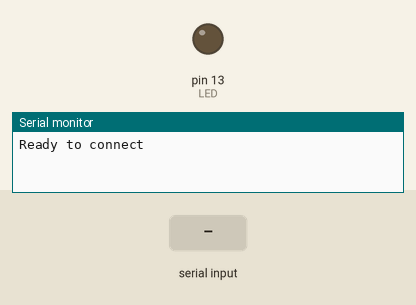
This sketch was run on a simulated Arduino Uno, built with avr-gcc and run on an emulated ATmega328P. Parts: output pins drawn as LEDs (lit = HIGH), the last lines printed to the serial monitor. Inputs (shaded band) come from the test bench.

Above: at 1.2 s.
1.3 s: "1" received over the second serial link
At 2.5 s:
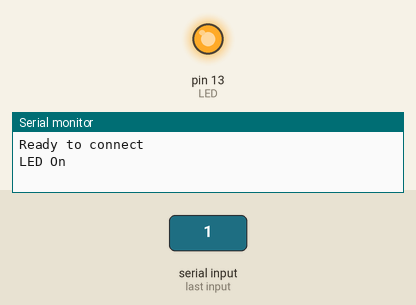
2.8 s: "0" received over the second serial link
At 3.6 s:
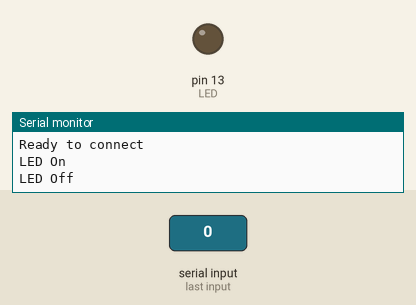
Timing chart, 0 to 5.8 s (numbered marks = the images above; inputs shaded):
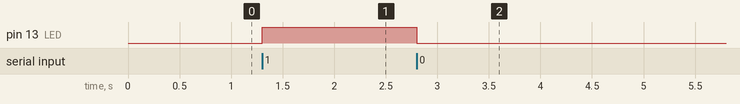

The sketch:

HC-05-LED.ino
```cpp
#include <SoftwareSerial.h>
SoftwareSerial MyBlue(10, 11);
char flag;
int LED = 13;

void setup()
{
  Serial.begin(9600);
  MyBlue.begin(9600);
  pinMode(LED, OUTPUT);
  Serial.println("Ready to connect");
}

void loop()
{
  if (MyBlue.available()){
    flag = MyBlue.read();

  if (flag == '1')
  {
    digitalWrite(LED, HIGH);
    Serial.println("LED On");
  }
  else if (flag == '0')
  {
    digitalWrite(LED, LOW);
    Serial.println("LED Off");
  }
  }
}
```

Measured:
- after the input at 1.3 s, pin 13 (LED): LOW → HIGH at once
- after the input at 2.8 s, pin 13 (LED): HIGH → LOW at once
